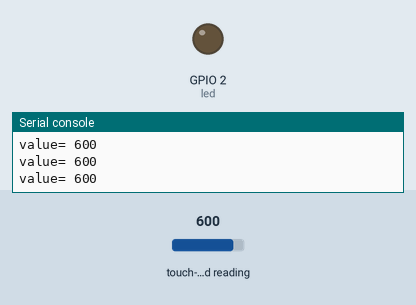
This program was run on a simulated ESP32 board running MicroPython. Shown: output pins drawn as LEDs (lit = HIGH), the last lines printed to the serial console. Inputs (shaded band) come from the test bench; at power-on: touch-pad reading 600.

Above: at 1.2 s.
1.3 s: touch-pad reading set to 210
2.8 s: touch-pad reading set to 191
At 3.3 s:
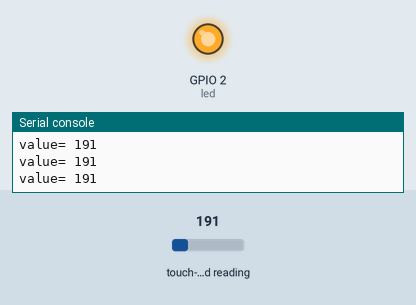
4.3 s: touch-pad reading set to 390
5.8 s: touch-pad reading set to 409
At 7.0 s:
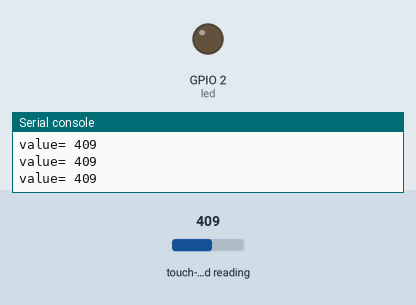
7.3 s: touch-pad reading set to 63
At 8.0 s:
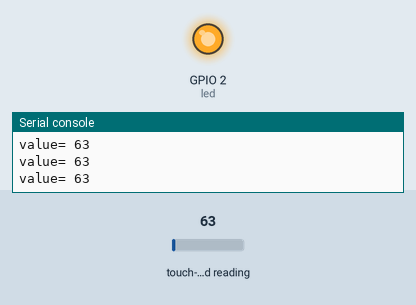
Timing chart, 0 to 9.8 s (numbered marks = the images above; inputs shaded):
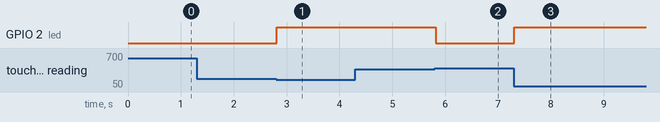

Measured:
- the behaviour switches between 200 and 199 on touch-pad reading (found by bisection; images 0 and 1)
- the behaviour switches between 400 and 401 on touch-pad reading (found by bisection; images 1 and 2)
- after the input at 2.8 s, GPIO 2 (led): LOW → HIGH at once
- after the input at 5.8 s, GPIO 2 (led): HIGH → LOW at once
- after the input at 7.3 s, GPIO 2 (led): LOW → HIGH at once

The program:

touchpad.py
```python
from machine import Pin,TouchPad
import time

led = Pin(2, Pin.OUT) # GPIO2對應到內建的LED
t = TouchPad(Pin(15)) # GPIO15為觸控開關腳位

while True:
    val=t.read()
    print("value=",val)
    time.sleep_ms(10)
    if val<200:
        led.value(1) # 點亮LED
    elif val>400:
        led.value(0) # 關閉LED
```
